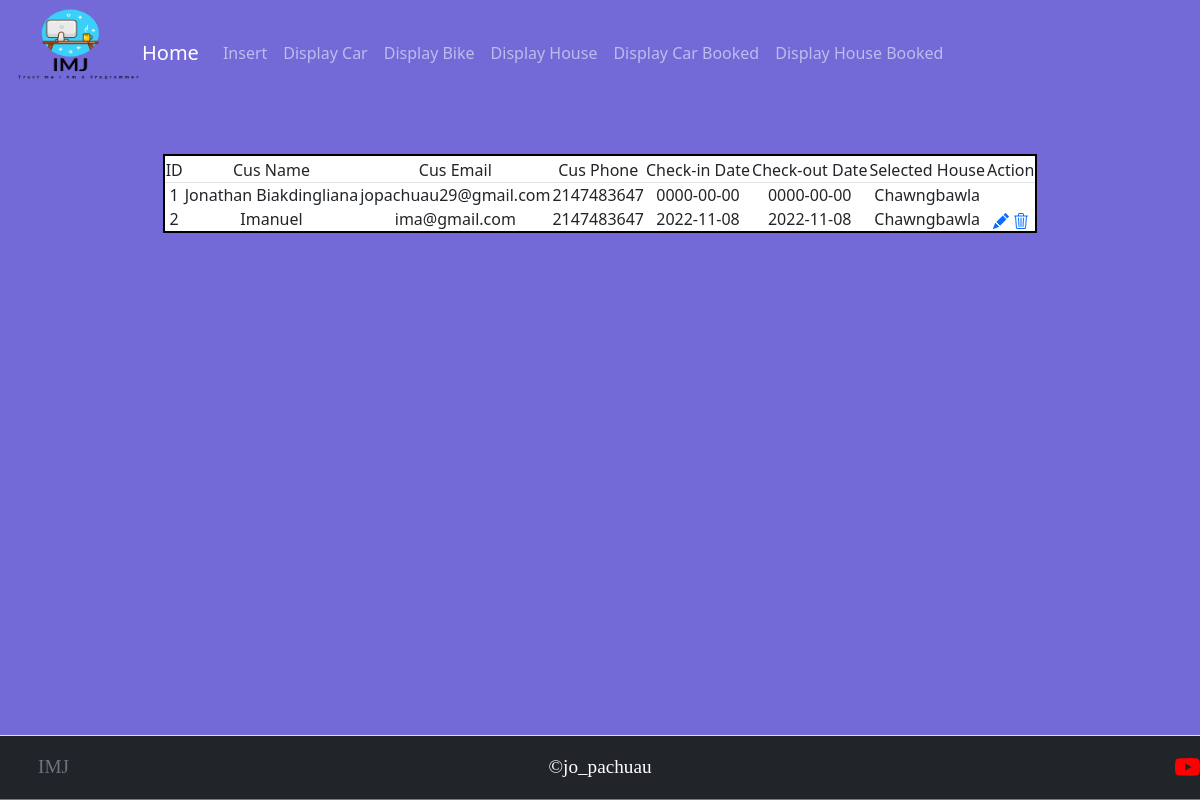
Page /admin/display_house_booked.php on the committed database.
### tables this page shows
CREATE TABLE `house_booked` (
  `cus_id` int(11) NOT NULL,
  `cus_name` varchar(100) NOT NULL,
  `cus_email` varchar(100) NOT NULL,
  `cus_phone` int(20) NOT NULL,
  `check_in_date` date NOT NULL,
  `check_out_date` date NOT NULL,
  `selected_house` varchar(100) NOT NULL
);

### admin/display_house_booked.php (the view, shortened to what this page needs)
<html>
<?php include 'db/dbcon.php';
include 'partials/header.php' ?>
<body>
    <div class="table-wrapper">
        <table style="border-color: black; border-width:2px;width 90%; border-style:solid; background-color:white;" border="2" cellspacing="4" align="center">
            <thead class="border">
                <td style="border-left:2px solid black;">
                    <tr class="table-border" style="border-left:2px solid black;">
                        <td style="text-align: center" ;>ID</td>
                        <td style="text-align: center" ;>Cus Name</td>
                        <td style="text-align: center" ;>Cus Email</td>
                        <td style="text-align: center" ;> Cus Phone</td>
                        <td style="text-align: center" ;>Check-in Date</td>
                        <td style="text-align: center" ;>Check-out Date</td>
                        <td style="text-align: center" ;>Selected House</td>
                        <td style="text-align: center" ;>Action</td>
                    </tr>
            </thead>
            <tbody class="table-border" style="border-left:2px solid black;">
                <?php
                $sql = 'select cus_id,cus_name, cus_email, cus_phone,check_in_date,check_out_date,selected_house from house_booked';
                $res = mysqli_query($con, $sql);
                if ($res->num_rows > 0) {
                    while ($row = mysqli_fetch_array($res)) {
                        echo "<tr style='1px solid black;'>";
                        echo "<td style='text-align: center';>" . $row[0] . "</td>";
                        echo "<td style='text-align: center';>" . $row[1] . "</td>";
                        echo "<td style='text-align: center';>" . $row[2] . "</td>";
                        echo "<td style='text-align: center';>" . $row[3] . "</td>";
                        echo "<td style='text-align: center';>" . $row[4] . "</td>";
                        echo "<td style='text-align: center';>" . $row[5] . "</td>";
                        echo "<td style='text-align: center';>" . $row[6] . "</td>";
                    }
                ?>
                    <td style='text-align: center;color:white' ;> <a href='/admin/car_update.php?id=<?php echo $row[0]; ?>'></a>
                        <a href='/Rental Management/admin/delete_car.php?id=<?php echo $row[0]; ?>'></a>
                    </td>
                <?php
                } else {
                    echo 'No Record Found';
                }
                echo '</tr>';
                echo '</table>';
                echo '</div>';
                include 'partials/footer.php';
                ?>
</body>
</html>

### admin/partials/header.php (shortened to what this page needs)
<html lang="en">
<head>
    <link href="https://cdn.jsdelivr.net/npm/bootstrap@5.0.2/dist/css/bootstrap.min.css" rel="stylesheet">
    <nav class="navbar navbar-expand-lg navbar-dark bg-transparent">
        <div class="container-fluid" style="float: right;">
            <img class="logo-img" src="res/Untitled.png" width="130" height="90" class="d-inline-block align-text-top">
            <a class="navbar-brand" href="home.php" style="text-align: center;">Home</a>
            <div class="collapse navbar-collapse" id="navbarNav">
                <ul class="navbar-nav">
                    <li class="nav-item">
                        <a class="nav-link" href="login.php" style="text-align: center;">Insert</a>
                    </li>
                    <li class="nav-item">
                        <a class="nav-link" href="display_car.php" style="text-align: center;">Display Car</a>
                    </li>
                    <li class="nav-item">
                        <a class="nav-link" href="display_bike.php" style="text-align: center;">Display Bike</a>
                    </li>
                    <li class="nav-item">
                        <a class="nav-link" href="display_house.php" style="text-align: center;">Display House</a>
                    </li>
                    <li class="nav-item">
                        <a class="nav-link" href="display_vehical_booked.php" style="text-align: center;">Display Car Booked</a>
                    </li>
                    <li class="nav-item">
                        <a class="nav-link" href="display_house_booked.php" style="text-align: center;">Display House Booked</a>
                    </li>
                </ul>
            </div>
    </nav>
    <br>
    <br>
</head>
</html>

### admin/partials/footer.php (shortened to what this page needs)
<html>
<bold style="color:black; font-family: serif; font-size: 30%; text-align: center; font-style: regular; ">
  <div class="container-fluid" style="margin-top: 15%;">
    <footer class="d-flex flex-wrap justify-content-between align-items-center py-3 my-4 border-top footer bg-dark py-3 mt-auto">
      <div class="col-md-4 d-flex align-items-center">
        <a href="https://getbootstrap.com/" class="mb-3 me-2 mb-md-0 text-muted text-decoration-none lh-1">
          <svg class="bi" width="30" height="24">
            <use xlink:href="#bootstrap"></use>
          </svg>
        </a>
        <span class="text-muted" style="font-size: 400%;color:transparent;">IMJ</span>
      </div>
      <h style="font-size: 400%; color: white);">&copy;jo_pachuau</h>
      <ul class="nav col-md-4 justify-content-end list-unstyled d-flex">
        <li class="ms-3"><a class="text-muted" href="https://www.youtube.com/channel/UCSKKKuTCP4cjv5SB4zOoyOg"></a></li>
      </ul>
    </footer>
  </div>
</bold>
</body>
</html>

### admin/display_house_booked.php (style rules this page uses)
body { background-color: rgb(115, 105, 215); background-repeat: no-repeat; background-size: 110% 110%; }

### admin/partials/footer.php (style rules this page uses)
footer { position: fixed; bottom: -2.89%; left: 0; width: 100%; color: white; height: 8%; }

### rows in the picture
house_booked: cus_id "1", cus_name "Jonathan Biakdingliana", cus_email "jopachuau29@gmail.com", cus_phone "2147483647", check_in_date "0000-00-00", check_out_date "0000-00-00", selected_house "Chawngbawla"
house_booked: cus_id "2", cus_name "Imanuel", cus_email "ima@gmail.com", cus_phone "2147483647", check_in_date "2022-11-08", check_out_date "2022-11-08", selected_house "Chawngbawla"
